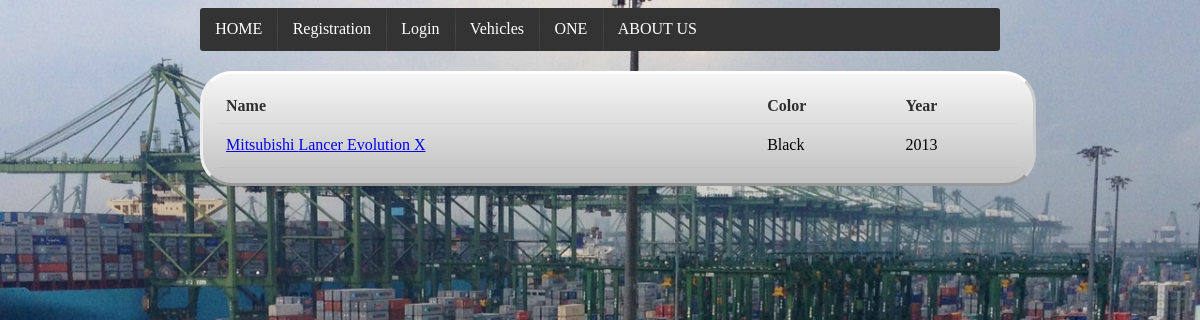
The page /vehicles/vehicles.php on the database as committed earlier.
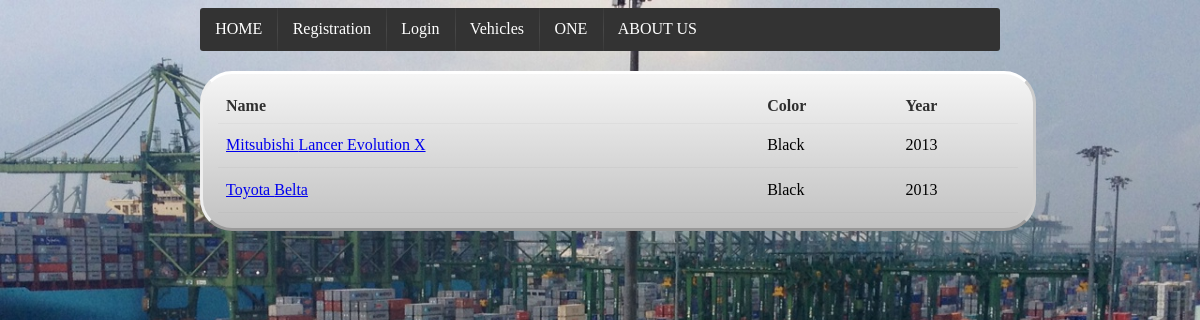
The same page on the database as committed later.
### tables this page shows
CREATE TABLE IF NOT EXISTS `vehicle` (
  `chassis_num` varchar(255) NOT NULL,
  `Make` varchar(255) NOT NULL,
  `model` varchar(233) NOT NULL,
  `year` int(20) NOT NULL,
  `color` varchar(20) NOT NULL,
  `seating` varchar(20) NOT NULL,
  `transmission` varchar(20) NOT NULL,
  `drive_side` varchar(20) NOT NULL,
  `doors` varchar(20) NOT NULL,
  `fuel_type` varchar(20) NOT NULL,
  `cc` varchar(20) NOT NULL,
  `eng_num` varchar(20) NOT NULL,
  PRIMARY KEY (`chassis_num`)
);

### vehicles/get_vehicles.php (called while the page is built, shortened)
<?php
function get_cars()
{
	$mysqli = new mysqli(DBHOST, DBUSER, DBPASSWORD, DBNAME);
	$sql =  "SELECT * FROM vehicle WHERE 1 ";
	$resultSet = $mysqli->query($sql);
	$result= array();
	if($resultSet!=false)
	{
		while($row = $resultSet->fetch_array())
		{
			array_push($result, $row);
		}
	}
	return $result;
}
?>

### vehicles/vehicles.php (the view, shortened to what this page needs)
<!DOCTYPE html>
<html>
	<?php
		include 'get_vehicles.php';
	?>
    <head>
        <link rel="stylesheet" href="../css/semantic.css" type="text/css" />
        <link rel="stylesheet" href="../css/style.css" type="text/css" />
    </head>
    <body>
    	<div class="container">
	    	<div class="ui inverted menu">
	        	<?php if (!isset($_SESSION['user'])): ?>
	            	<a class="item" href="http://<?php echo SERVER;?>/auction/">HOME</a></li>
	                <a class="item" href="http://<?php echo SERVER;?>/auction/registration/registration.php">Registration</a>
	                <a class="item" href="http://<?php echo SERVER;?>/auction/login/login.php">Login</a></li>
	                <a class="item" href="http://<?php echo SERVER;?>/auction/vehicles/vehicles.php">Vehicles</a>
	                <a class="item" href="#">ONE</a></li>
	                <a class="item" href="#">ABOUT US</a></li>
	             <?php endif; ?>
	    	</div>
	        <div class="content">
	        	<?php
	        		$cars = get_cars();
	        	?>
	        	<table class="ui basic table">
				  <thead>
				    <tr><th>Name</th>
				    <th>Color</th>
				    <th>Year</th>
				  </tr></thead>
				  <tbody>
	        	<?php
	        		foreach ($cars as $car) {
	        		?>
					<tr>
				      <td><a href="http://<?php echo SERVER;?>/auction/vehicles/vehicle_details.php?id=<?php echo $car['chassis_num']; ?>"><?php echo $car['Make']." ".$car['model'];?></a></td>
				      <td><?php echo $car['color'];?></td>
				      <td><?php echo $car['year'];?></td>
				    </tr>
	        	<?php
	        		}
	        	?>
	         	</tbody>
	         </table>
	        </div>
		</div>
	</body>
</html>

### css/style.css (style rules this page uses)
html { background-image:url(../img/car_port.jpg); background-repeat: no-repeat; background-size: cover; background-attachment: fixed; }
.menu { background: rgba(0,0,0,.2); }
.container { margin: 0 auto; width: 800px; }
.content { border-style: solid; border-color: #fff #ccc #999 #eee; background: #c1c1c1; background: linear-gradient(#f5f5f5, #c1c1c1); width: 800px; margin:20px auto; padding:15px; -moz-border-radius:3px; -webkit-border-radius:3px; border-top-left-radius:2em; border-top-right-radius:2em; border-bottom-right-radius:2em; border-bottom-left-radius:2em; }

Rows that differ between the two databases and show on the page:
added vehicle: Make "Toyota", model "Belta", color "Black", year "2013"
